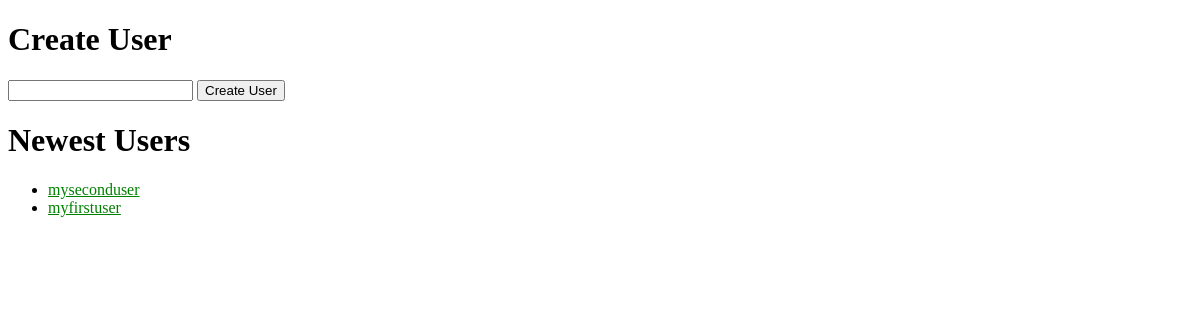
The app's page /jitterbunk/users/, older data.
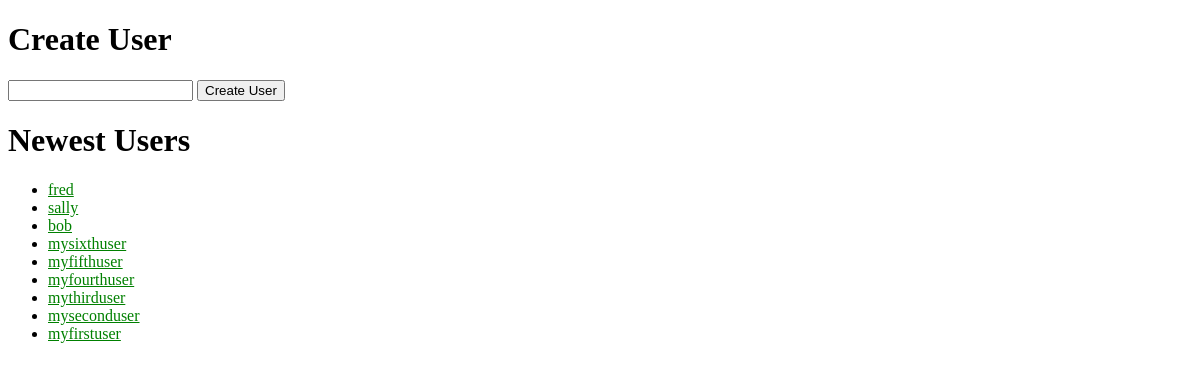
The same page, newer data.
### jitterbunkapp/models.py (models this page shows, shortened)
class User(models.Model):
    username = models.CharField(max_length=200)
    signup_date = models.DateTimeField('signup date')

### jitterbunkapp/views.py (the view)
class UserListView(generic.ListView):
    template_name = 'jitterbunkapp/userlist.html'
    context_object_name = 'user_list'
    def get_queryset(self):
        return User.objects.filter(
            signup_date__lte=timezone.now()
        ).order_by('-signup_date')[:10]

### jitterbunkapp/templates/jitterbunkapp/userlist.html (shortened to what this page needs)
{% extends 'base.html' %}
{% block content %}
<h1>Create User</h1>
<form action="{% url 'jitterbunk:create_user' %}" method="post">
    <input type="text" name="username" id="username" />
    <input type="submit" value="Create User" />
</form>
{% if user_list %}
<h1>Newest Users</h1>
<ul>
  {% for user in user_list %}
  <li>
    <a href="{% url 'jitterbunk:user' user.id %}"> {{ user.username }} </a>
  </li>
  {% endfor %}
</ul>
{% else %}
<p>No users exist!</p>
{% endif %}
{% endblock %}

Row changes from the older to the newer data that the page shows:
added User: username "fred"
added User: username "sally"
added User: username "bob"
added User: username "mysixthuser"
added User: username "myfifthuser"
added User: username "myfourthuser"
added User: username "mythirduser"
